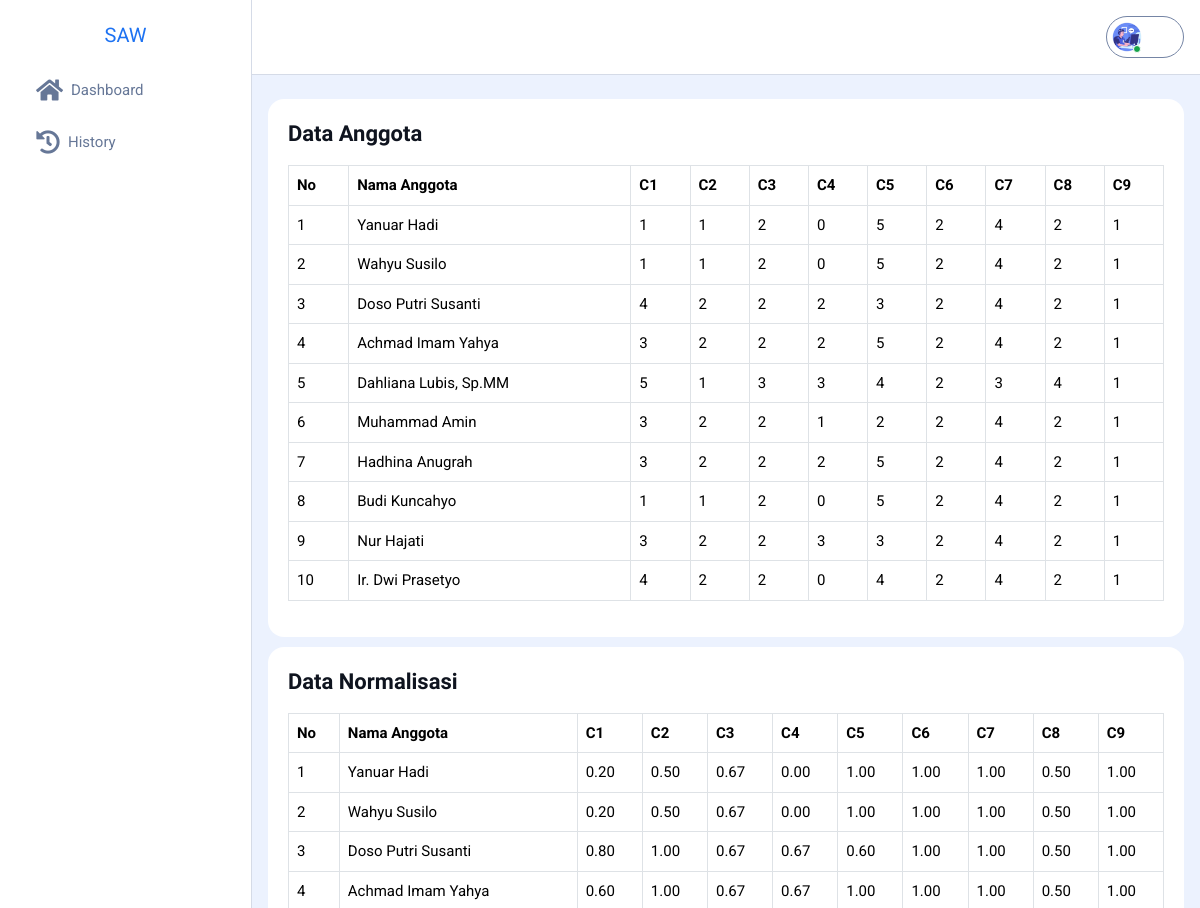
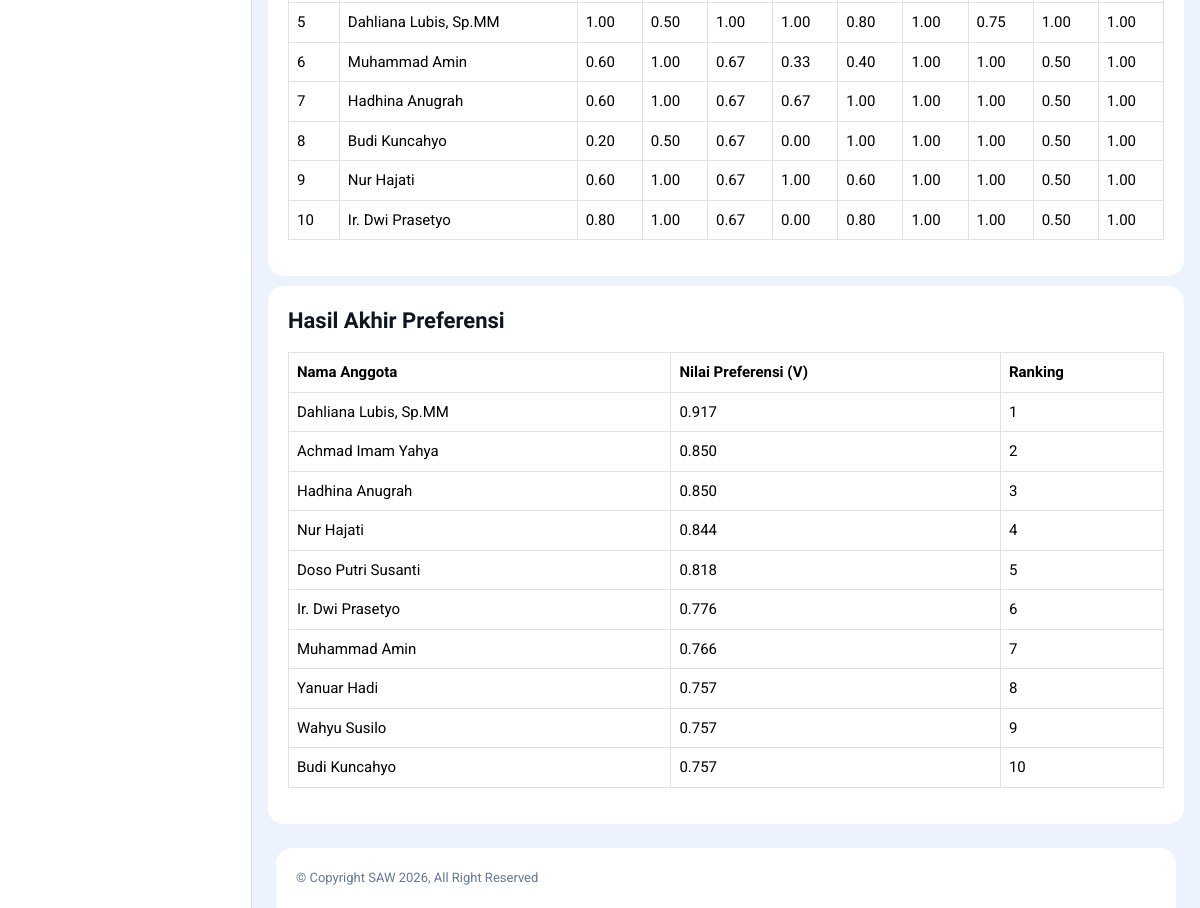
Page /views/hasil.php on the committed database (2 pictures, top to bottom).
### tables this page shows
CREATE TABLE `anggota` (
  `id_anggota` int(11) NOT NULL,
  `nama_anggota` varchar(255) DEFAULT NULL,
  `tingkat_golongan_asn` varchar(50) DEFAULT NULL,
  `jangka_waktu_pinjam` int(11) DEFAULT NULL,
  `realisasi_pencairan` decimal(15,2) DEFAULT NULL,
  `jasa_diterima` decimal(15,2) DEFAULT NULL,
  `frekuensi_pinjaman` int(11) DEFAULT NULL,
  `jumlah_modal` decimal(15,2) DEFAULT NULL,
  `tgl_terdaftar` date DEFAULT NULL,
  `intensitas_simpanan_wajib` decimal(10,6) DEFAULT NULL,
  `intensitas_angsuran` decimal(15,2) DEFAULT NULL
);

### views/hasil.php (the view, shortened to what this page needs)
<?php
include '../config/database.php';
function normalize($value, $criteria) {
    switch ($criteria) {
        case 'Tingkat Golongan ASN':
            switch ($value) {
                case 'HONORER':
                    return 1;
                case 'Gol. I':
                    return 1;
                case 'Gol. II':
                    return 3;
                case 'Gol. III':
                    return 4;
                case 'Gol. IV':
                    return 5;
            }
        case 'Lamanya Jangka Waktu Pinjam':
            if ($value <= 32) return 1;
            elseif ($value <= 64) return 2;
            elseif ($value <= 96) return 3;
            break;
        case 'Banyaknya realisasi pencairan':
            if ($value < 10000000) return 1;
            elseif ($value < 50000000) return 2;
            elseif ($value < 100000000) return 3;
            elseif ($value < 150000000) return 4;
            elseif ($value < 250000000) return 5;
            break;
        case 'Besarnya jasa yang diterima':
            if ($value >= 1000000 && $value < 2000000) return 1;
            elseif ($value >= 2000000 && $value < 3000000) return 2;
            elseif ($value >= 3000000 && $value < 4000000) return 3;
            elseif ($value >= 4000000 && $value < 5000000) return 4;
            elseif ($value >= 5000000) return 5;
            break;
        case 'Frekuensi jumlah pinjaman':
            if ($value <= 1) return 1;
            elseif ($value == 2) return 2;
            elseif ($value == 3) return 3;
            elseif ($value == 4) return 4;
            elseif ($value <= 6) return 5;
            break;
        case 'Banyaknya jumlah modal':
            return ($value == 100) ? 4 : 2;
        case 'Tanggal terdaftar sebagai anggota':
            if ($value >= '2026-01-01' && $value <= '2028-12-31') return 1;
            elseif ($value >= '2023-01-01' && $value <= '2025-12-31') return 2;
            elseif ($value >= '2020-01-01' && $value <= '2022-12-31') return 3;
            elseif ($value >= '2017-01-01' && $value <= '2019-12-31') return 4;
            elseif ($value >= '2014-01-01' && $value <= '2016-12-31') return 5;
            break;
        case 'Intensitas transaksi simpanan wajib':
            if ($value < 0.05) return 2;
            elseif ($value < 1) return 4;
            break;
        case 'Intensitas angsuran pinjaman':
            if ($value < 4000000) return 1;
            elseif ($value < 16000000) return 2;
            elseif ($value < 48000000) return 3;
            break;
    }
    return 0;
}
$get_data = mysqli_query($conn, "SELECT * FROM anggota");
?>
<!DOCTYPE html>
<html lang="en">
<head>
    <link rel="stylesheet" href="../assets/css/bootstrap.min.css">
    <link rel="stylesheet" href="https://cdn.datatables.net/2.0.8/css/dataTables.dataTables.min.css">
    <link rel="stylesheet" href="https://cdn.datatables.net/1.11.5/css/jquery.dataTables.min.css">
    <link rel="stylesheet" href="../assets/css/jquery-ui.css">
    <link rel="stylesheet" href="../assets/css/main.css">
</head>
<body>
    <?php include 'partials/sidebar.php'?>
    <div class="dashboard-main-wrapper">
        <?php include 'partials/topnavbar.php'?>
        <div class="dashboard-body">
            <div class="row gy-4">
                <div class="col-lg-12">
                    <div class="card">
                        <div class="card-body">
                            <h4>Data Anggota</h4>
                            <table class="table table-bordered">
                                <thead>
                                    <tr>
                                        <th>No</th>
                                        <th>Nama Anggota</th>
                                        <th>C1</th>
                                        <th>C2</th>
                                        <th>C3</th>
                                        <th>C4</th>
                                        <th>C5</th>
                                        <th>C6</th>
                                        <th>C7</th>
                                        <th>C8</th>
                                        <th>C9</th>
                                    </tr>
                                </thead>
                                <tbody>
                                    <?php
                                        $no = 1;
                                        while ($anggota = mysqli_fetch_assoc($get_data)) {
                                            echo "<tr>";
                                            echo "<td>{$no}</td>";
                                            echo "<td>{$anggota['nama_anggota']}</td>";
                                            echo "<td>" . normalize($anggota['tingkat_golongan_asn'], 'Tingkat Golongan ASN') . "</td>";
                                            echo "<td>" . normalize($anggota['jangka_waktu_pinjam'], 'Lamanya Jangka Waktu Pinjam') . "</td>";
                                            echo "<td>" . normalize($anggota['realisasi_pencairan'], 'Banyaknya realisasi pencairan') . "</td>";
                                            echo "<td>" . normalize($anggota['jasa_diterima'], 'Besarnya jasa yang diterima') . "</td>";
                                            echo "<td>" . normalize($anggota['frekuensi_pinjaman'], 'Frekuensi jumlah pinjaman') . "</td>";
                                            echo "<td>" . normalize($anggota['jumlah_modal'], 'Banyaknya jumlah modal') . "</td>";
                                            echo "<td>" . normalize($anggota['tgl_terdaftar'], 'Tanggal terdaftar sebagai anggota') . "</td>";
                                            echo "<td>" . normalize($anggota['intensitas_simpanan_wajib'], 'Intensitas transaksi simpanan wajib') . "</td>";
                                            echo "<td>" . normalize($anggota['intensitas_angsuran'], 'Intensitas angsuran pinjaman') . "</td>";
                                            echo "</tr>";
                                            $no++;
                                        }
                                        ?>
                                </tbody>
                            </table>
                        </div>
                    </div>
                    <div class="card mt-10">
                        <div class="card-body">
                            <h4>Data Normalisasi</h4>
                            <table class="table table-bordered">
                                <thead>
                                    <tr>
                                        <th>No</th>
                                        <th>Nama Anggota</th>
                                        <th> C1</th>
                                        <th> C2</th>
                                        <th> C3</th>
                                        <th> C4</th>
                                        <th> C5</th>
                                        <th> C6</th>
                                        <th> C7</th>
                                        <th> C8</th>
                                        <th> C9</th>
                                    </tr>
                                </thead>
                                <tbody>
                                    <?php
                mysqli_data_seek($get_data, 0);
                $no = 1;
                $maxValues = [
                    'C1' => 0,
                    'C2' => 0,
                    'C3' => 0,
                    'C4' => 0,
                    'C5' => 0,
                    'C6' => 0,
                    'C7' => 0,
                    'C8' => 0,
                    'C9' => 0
                ];
                while ($anggota = mysqli_fetch_assoc($get_data)) {
                    $maxValues['C1'] = max($maxValues['C1'], normalize($anggota['tingkat_golongan_asn'], 'Tingkat Golongan ASN'));
                    $maxValues['C2'] = max($maxValues['C2'], normalize($anggota['jangka_waktu_pinjam'], 'Lamanya Jangka Waktu Pinjam'));
                    $maxValues['C3'] = max($maxValues['C3'], normalize($anggota['realisasi_pencairan'], 'Banyaknya realisasi pencairan'));
                    $maxValues['C4'] = max($maxValues['C4'], normalize($anggota['jasa_diterima'], 'Besarnya jasa yang diterima'));
                    $maxValues['C5'] = max($maxValues['C5'], normalize($anggota['frekuensi_pinjaman'], 'Frekuensi jumlah pinjaman'));
                    $maxValues['C6'] = max($maxValues['C6'], normalize($anggota['jumlah_modal'], 'Banyaknya jumlah modal'));
                    $maxValues['C7'] = max($maxValues['C7'], normalize($anggota['tgl_terdaftar'], 'Tanggal terdaftar sebagai anggota'));
                    $maxValues['C8'] = max($maxValues['C8'], normalize($anggota['intensitas_simpanan_wajib'], 'Intensitas transaksi simpanan wajib'));
                    $maxValues['C9'] = max($maxValues['C9'], normalize($anggota['intensitas_angsuran'], 'Intensitas angsuran pinjaman'));
                }
                mysqli_data_seek($get_data, 0);
                while ($anggota = mysqli_fetch_assoc($get_data)) {
                    echo "<tr>";
                    echo "<td>{$no}</td>";
                    echo "<td>{$anggota['nama_anggota']}</td>";
                    echo "<td>" . (($maxValues['C1'] > 0) ? number_format(normalize($anggota['tingkat_golongan_asn'], 'Tingkat Golongan ASN') / $maxValues['C1'], 2) : number_format(0, 2)) . "</td>";
                    echo "<td>" . (($maxValues['C2'] > 0) ? number_format(normalize($anggota['jangka_waktu_pinjam'], 'Lamanya Jangka Waktu Pinjam') / $maxValues['C2'], 2) : number_format(0, 2)) . "</td>";
                    echo "<td>" . (($maxValues['C3'] > 0) ? number_format(normalize($anggota['realisasi_pencairan'], 'Banyaknya realisasi pencairan') / $maxValues['C3'], 2) : number_format(0, 2)) . "</td>";
                    echo "<td>" . (($maxValues['C4'] > 0) ? number_format(normalize($anggota['jasa_diterima'], 'Besarnya jasa yang diterima') / $maxValues['C4'], 2) : number_format(0, 2)) . "</td>";
                    echo "<td>" . (($maxValues['C5'] > 0) ? number_format(normalize($anggota['frekuensi_pinjaman'], 'Frekuensi jumlah pinjaman') / $maxValues['C5'], 2) : number_format(0, 2)) . "</td>";
                    echo "<td>" . (($maxValues['C6'] > 0) ? number_format(normalize($anggota['jumlah_modal'], 'Banyaknya jumlah modal') / $maxValues['C6'], 2) : number_format(0, 2)) . "</td>";
                    echo "<td>" . (($maxValues['C7'] > 0) ? number_format(normalize($anggota['tgl_terdaftar'], 'Tanggal terdaftar sebagai anggota') / $maxValues['C7'], 2) : number_format(0, 2)) . "</td>";
                    echo "<td>" . (($maxValues['C8'] > 0) ? number_format(normalize($anggota['intensitas_simpanan_wajib'], 'Intensitas transaksi simpanan wajib') / $maxValues['C8'], 2) : number_format(0, 2)) . "</td>";
                    echo "<td>" . (($maxValues['C9'] > 0) ? number_format(normalize($anggota['intensitas_angsuran'], 'Intensitas angsuran pinjaman') / $maxValues['C9'], 2) : number_format(0, 2)) . "</td>";
                    echo "</tr>";
                    $no++;
                }
                ?>
                                </tbody>
                            </table>
                        </div>
                    </div>
                    <div class="card mt-10">
                        <div class="card-body">
                            <h4>Hasil Akhir Preferensi</h4>
                            <table class="table table-bordered">
                                <thead>
                                    <tr>
                                        <th>Nama Anggota</th>
                                        <th>Nilai Preferensi (V)</th>
                                        <th>Ranking</th>
                                    </tr>
                                </thead>
                                <tbody>
                                    <?php
                mysqli_data_seek($get_data, 0);
                $no = 1;
                $preferensi = [];
                $bobot = [];
                $query_bobot = "SELECT nama_kriteria, bobot FROM kriteria";
                $result_bobot = mysqli_query($conn, $query_bobot);
                while ($row = mysqli_fetch_assoc($result_bobot)) {
                    $bobot[$row['nama_kriteria']] = $row['bobot'];
                }
                while ($anggota = mysqli_fetch_assoc($get_data)) {
                    $nilaiPreferensi = 0;
                    $nilaiPreferensi += ($maxValues['C1'] > 0) ? (normalize($anggota['tingkat_golongan_asn'], 'Tingkat Golongan ASN') / $maxValues['C1']) * $bobot['Tingkat Golongan ASN'] : 0;
                    $nilaiPreferensi += ($maxValues['C2'] > 0) ? (normalize($anggota['jangka_waktu_pinjam'], 'Lamanya Jangka Waktu Pinjam') / $maxValues['C2']) * $bobot['Lamanya Jangka Waktu Pinjam'] : 0;
                    $nilaiPreferensi += ($maxValues['C3'] > 0) ? (normalize($anggota['realisasi_pencairan'], 'Banyaknya realisasi pencairan') / $maxValues['C3']) * $bobot['Banyaknya realisasi pencairan (1 tahun)'] : 0;
                    $nilaiPreferensi += ($maxValues['C4'] > 0) ? (normalize($anggota['jasa_diterima'], 'Besarnya jasa yang diterima') / $maxValues['C4']) * $bobot['Besarnya jasa yang diterima'] : 0;
                    $nilaiPreferensi += ($maxValues['C5'] > 0) ? (normalize($anggota['frekuensi_pinjaman'], 'Frekuensi jumlah pinjaman') / $maxValues['C5']) * $bobot['Frekuensi jumlah pinjaman'] : 0;
                    $nilaiPreferensi += ($maxValues['C6'] > 0) ? (normalize($anggota['jumlah_modal'], 'Banyaknya jumlah modal') / $maxValues['C6']) * $bobot['Banyaknya jumlah modal (1 tahun)'] : 0;
                    $nilaiPreferensi += ($maxValues['C7'] > 0) ? (normalize($anggota['tgl_terdaftar'], 'Tanggal terdaftar sebagai anggota') / $maxValues['C7']) * $bobot['Tanggal terdaftar sebagai anggota'] : 0;
                    $nilaiPreferensi += ($maxValues['C8'] > 0) ? (normalize($anggota['intensitas_simpanan_wajib'], 'Intensitas transaksi simpanan wajib') / $maxValues['C8']) * $bobot['Intensitas transaksi simpanan wajib (1 tahun)'] : 0;
                    $nilaiPreferensi += ($maxValues['C9'] > 0) ? (normalize($anggota['intensitas_angsuran'], 'Intensitas angsuran pinjaman') / $maxValues['C9']) * $bobot['Intensitas angsuran pinjaman'] : 0;
                    $preferensi[] = [
                        'nama' => $anggota['nama_anggota'],
                        'nilai' => $nilaiPreferensi
                    ];
                }
                usort($preferensi, function ($a, $b) {
                    return $b['nilai'] <=> $a['nilai'];
                });
                foreach ($preferensi as $item) {
                    echo "<tr>";
                    echo "<td>{$item['nama']}</td>";
                    echo "<td>" . number_format($item['nilai'], 3) . "</td>";
                    echo "<td>{$no}</td>";
                    echo "</tr>";
                    $no++;
                }
                ?>
                                </tbody>
                            </table>
                        </div>
                    </div>
                </div>
            </div>
        </div>
        <?php include 'partials/footer.php' ?>
    </div>
</body>
</html>

### rows in the picture
anggota: nama_anggota "Yanuar Hadi", tingkat_golongan_asn "1", jangka_waktu_pinjam "1", realisasi_pencairan "2", jasa_diterima "0", frekuensi_pinjaman "5", jumlah_modal "2", tgl_terdaftar "4", intensitas_simpanan_wajib "2", intensitas_angsuran "1", tingkat_golongan_asn "0.20", jangka_waktu_pinjam "0.50", realisasi_pencairan "0.67", jasa_diterima "0.00", frekuensi_pinjaman "1.00", jumlah_modal "1.00", tgl_terdaftar "1.00", intensitas_simpanan_wajib "0.50", intensitas_angsuran "1.00"
anggota: nama_anggota "Wahyu Susilo", tingkat_golongan_asn "1", jangka_waktu_pinjam "1", realisasi_pencairan "2", jasa_diterima "0", frekuensi_pinjaman "5", jumlah_modal "2", tgl_terdaftar "4", intensitas_simpanan_wajib "2", intensitas_angsuran "1", tingkat_golongan_asn "0.20", jangka_waktu_pinjam "0.50", realisasi_pencairan "0.67", jasa_diterima "0.00", frekuensi_pinjaman "1.00", jumlah_modal "1.00", tgl_terdaftar "1.00", intensitas_simpanan_wajib "0.50", intensitas_angsuran "1.00"
anggota: nama_anggota "Doso Putri Susanti", tingkat_golongan_asn "4", jangka_waktu_pinjam "2", realisasi_pencairan "2", jasa_diterima "2", frekuensi_pinjaman "3", jumlah_modal "2", tgl_terdaftar "4", intensitas_simpanan_wajib "2", intensitas_angsuran "1", tingkat_golongan_asn "0.80", jangka_waktu_pinjam "1.00", realisasi_pencairan "0.67", jasa_diterima "0.67", frekuensi_pinjaman "0.60", jumlah_modal "1.00", tgl_terdaftar "1.00", intensitas_simpanan_wajib "0.50", intensitas_angsuran "1.00"
anggota: nama_anggota "Achmad Imam Yahya", tingkat_golongan_asn "3", jangka_waktu_pinjam "2", realisasi_pencairan "2", jasa_diterima "2", frekuensi_pinjaman "5", jumlah_modal "2", tgl_terdaftar "4", intensitas_simpanan_wajib "2", intensitas_angsuran "1", tingkat_golongan_asn "0.60", jangka_waktu_pinjam "1.00", realisasi_pencairan "0.67", jasa_diterima "0.67", frekuensi_pinjaman "1.00", jumlah_modal "1.00", tgl_terdaftar "1.00", intensitas_simpanan_wajib "0.50", intensitas_angsuran "1.00"
anggota: nama_anggota "Dahliana Lubis, Sp.MM", tingkat_golongan_asn "5", jangka_waktu_pinjam "1", realisasi_pencairan "3", jasa_diterima "3", frekuensi_pinjaman "4", jumlah_modal "2", tgl_terdaftar "3", intensitas_simpanan_wajib "4", intensitas_angsuran "1", tingkat_golongan_asn "1.00", jangka_waktu_pinjam "0.50", realisasi_pencairan "1.00", jasa_diterima "1.00", frekuensi_pinjaman "0.80", jumlah_modal "1.00", tgl_terdaftar "0.75", intensitas_simpanan_wajib "1.00", intensitas_angsuran "1.00"
anggota: nama_anggota "Muhammad Amin", tingkat_golongan_asn "3", jangka_waktu_pinjam "2", realisasi_pencairan "2", jasa_diterima "1", frekuensi_pinjaman "2", jumlah_modal "2", tgl_terdaftar "4", intensitas_simpanan_wajib "2", intensitas_angsuran "1", tingkat_golongan_asn "0.60", jangka_waktu_pinjam "1.00", realisasi_pencairan "0.67", jasa_diterima "0.33", frekuensi_pinjaman "0.40", jumlah_modal "1.00", tgl_terdaftar "1.00", intensitas_simpanan_wajib "0.50", intensitas_angsuran "1.00"
anggota: nama_anggota "Hadhina Anugrah", tingkat_golongan_asn "3", jangka_waktu_pinjam "2", realisasi_pencairan "2", jasa_diterima "2", frekuensi_pinjaman "5", jumlah_modal "2", tgl_terdaftar "4", intensitas_simpanan_wajib "2", intensitas_angsuran "1", tingkat_golongan_asn "0.60", jangka_waktu_pinjam "1.00", realisasi_pencairan "0.67", jasa_diterima "0.67", frekuensi_pinjaman "1.00", jumlah_modal "1.00", tgl_terdaftar "1.00", intensitas_simpanan_wajib "0.50", intensitas_angsuran "1.00"
anggota: nama_anggota "Budi Kuncahyo", tingkat_golongan_asn "1", jangka_waktu_pinjam "1", realisasi_pencairan "2", jasa_diterima "0", frekuensi_pinjaman "5", jumlah_modal "2", tgl_terdaftar "4", intensitas_simpanan_wajib "2", intensitas_angsuran "1", tingkat_golongan_asn "0.20", jangka_waktu_pinjam "0.50", realisasi_pencairan "0.67", jasa_diterima "0.00", frekuensi_pinjaman "1.00", jumlah_modal "1.00", tgl_terdaftar "1.00", intensitas_simpanan_wajib "0.50", intensitas_angsuran "1.00"
anggota: nama_anggota "Nur Hajati", tingkat_golongan_asn "3", jangka_waktu_pinjam "2", realisasi_pencairan "2", jasa_diterima "3", frekuensi_pinjaman "3", jumlah_modal "2", tgl_terdaftar "4", intensitas_simpanan_wajib "2", intensitas_angsuran "1", tingkat_golongan_asn "0.60", jangka_waktu_pinjam "1.00", realisasi_pencairan "0.67", jasa_diterima "1.00", frekuensi_pinjaman "0.60", jumlah_modal "1.00", tgl_terdaftar "1.00", intensitas_simpanan_wajib "0.50", intensitas_angsuran "1.00"
anggota: nama_anggota "Ir. Dwi Prasetyo", tingkat_golongan_asn "4", jangka_waktu_pinjam "2", realisasi_pencairan "2", jasa_diterima "0", frekuensi_pinjaman "4", jumlah_modal "2", tgl_terdaftar "4", intensitas_simpanan_wajib "2", intensitas_angsuran "1", tingkat_golongan_asn "0.80", jangka_waktu_pinjam "1.00", realisasi_pencairan "0.67", jasa_diterima "0.00", frekuensi_pinjaman "0.80", jumlah_modal "1.00", tgl_terdaftar "1.00", intensitas_simpanan_wajib "0.50", intensitas_angsuran "1.00"

### other values in the picture
$item['nama'] "Dahliana Lubis, Sp.MM"
$item['nilai'] "0.917"
$item['nama'] "Achmad Imam Yahya"
$item['nilai'] "0.850"
$item['nama'] "Hadhina Anugrah"
$item['nama'] "Nur Hajati"
$item['nilai'] "0.844"
$item['nama'] "Doso Putri Susanti"
$item['nilai'] "0.818"
$item['nama'] "Ir. Dwi Prasetyo"
$item['nilai'] "0.776"
$item['nama'] "Muhammad Amin"
$item['nilai'] "0.766"
$item['nama'] "Yanuar Hadi"
$item['nilai'] "0.757"
